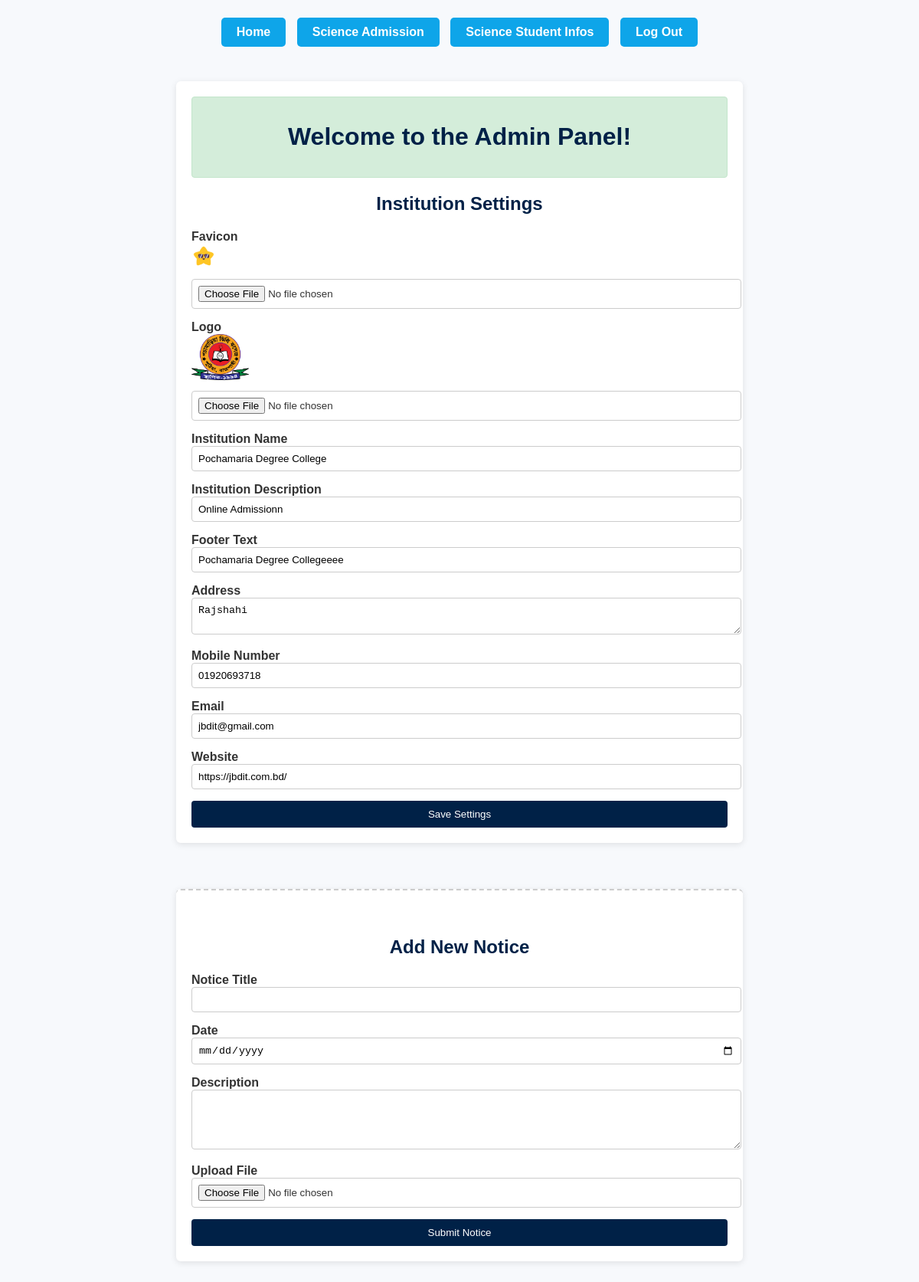
/accounts/profile/ (signed in), run on the app's committed database.
### UserProfiles/models.py (models this page shows, shortened)
class SiteSettings(models.Model):
    favicon = models.ImageField(upload_to='favicon/', blank=True, null=True)
    institution_name = models.CharField(max_length=255)
    institution_description = models.CharField(max_length=255, blank=True, null=True)
    footer = models.CharField(max_length=255, blank=True, null=True)
    logo = models.ImageField(upload_to='logos/', blank=True, null=True)
    address = models.TextField()
    mobile_number = models.CharField(max_length=20)
    email = models.EmailField()
    website = models.URLField(blank=True, null=True)
    class Meta:
        verbose_name = "Site Setting"
        verbose_name_plural = "Site Settings"

### UserProfiles/views.py (the view, shortened to what this page needs)
# urls.py: path('profile/', views.profile, name='profile'),
@login_required
def profile(request):
    context = {}
    if request.user.is_superuser:
        site_instance = SiteSettings.objects.first()
        site_form = SiteSettingsForm(request.POST or None, request.FILES or None, instance=site_instance)
        notice_form = NoticeForm(request.POST or None, request.FILES or None)
        context['site_settings_form'] = site_form
        context['notice_form'] = notice_form
    return render(request, 'profile.html', context)

### UserProfiles/forms.py
class SiteSettingsForm(forms.ModelForm):
    class Meta:
        model = SiteSettings
        fields = '__all__'

class NoticeForm(forms.ModelForm):
    class Meta:
        model = Notice
        fields = ['notice_title', 'date', 'notice_description', 'notice_file']

### UserProfiles/context_processors.py (called while the page is built)
def institution_info(request):
    settings = SiteSettings.objects.first()
    return {
        'site_settings': settings
    }

### UserProfiles/templates/profile.html (shortened to what this page needs)
<!DOCTYPE html>
<html lang="en">
<head>
</head>
<body>
  <br>
  <div class="btn-bar">
    <a class="btn-primary" href="{% url 'home' %}">Home</a>
    <a class="btn-primary" href="{% url 'hsc_science_admission' %}">Science Admission</a>
    <a class="btn-primary" href="{% url 'science_students' %}">Science Student Infos</a>
    <a class="btn-primary" href="{% url 'user_logout' %}">Log Out</a>
  </div>
{% if request.user.is_superuser %}
  <div class="container">
    <div class="alert-success">
      <h1>Welcome to the Admin Panel!</h1>
    </div>
    <h2>Institution Settings</h2>
    <form method="post" enctype="multipart/form-data">
      <div>
  <label for="favicon">Favicon</label><br>
  {% if site_settings_form.instance.favicon %}
    <img src="{{ site_settings_form.instance.favicon.url }}" alt="Current Favicon" height="32" style="margin-bottom: 10px;"><br>
  {% endif %}
  <input type="file" name="favicon" id="favicon">
</div>
<div>
  <label for="logo">Logo</label><br>
  {% if site_settings_form.instance.logo %}
    <img src="{{ site_settings_form.instance.logo.url }}" alt="Current Logo" height="60" style="margin-bottom: 10px;"><br>
  {% endif %}
  <input type="file" name="logo" id="logo">
</div>
      <div>
        <label for="institution_name">Institution Name</label>
        <input type="text" name="institution_name" id="institution_name" value="{{ site_settings_form.instance.institution_name }}">
      </div>
      <div>
        <label for="institution_description">Institution Description</label>
        <input type="text" name="institution_description" id="institution_description" value="{{ site_settings_form.instance.institution_description }}">
      </div>
      <div>
        <label for="footer">Footer Text</label>
        <input type="text" name="footer" id="footer" value="{{ site_settings_form.instance.footer }}">
      </div>
      <div>
        <label for="address">Address</label>
        <textarea name="address" id="address">{{ site_settings_form.instance.address }}</textarea>
      </div>
      <div>
        <label for="mobile_number">Mobile Number</label>
        <input type="text" name="mobile_number" id="mobile_number" value="{{ site_settings_form.instance.mobile_number }}">
      </div>
      <div>
        <label for="email">Email</label>
        <input type="email" name="email" id="email" value="{{ site_settings_form.instance.email }}">
      </div>
      <div>
        <label for="website">Website</label>
        <input type="url" name="website" id="website" value="{{ site_settings_form.instance.website }}">
      </div>
      <button type="submit" name="save_settings">Save Settings</button>
    </form>
  </div>
  <div class="container section-divider">
    <h2>Add New Notice</h2>
    <form method="post" enctype="multipart/form-data">
      <div>
        <label for="notice_title">Notice Title</label>
        <input type="text" name="notice_title" id="notice_title" required>
      </div>
      <div>
        <label for="date">Date</label>
        <input type="date" name="date" id="date">
      </div>
      <div>
        <label for="notice_description">Description</label>
        <textarea name="notice_description" id="notice_description" rows="4"></textarea>
      </div>
      <div>
        <label for="notice_file">Upload File</label>
        <input type="file" name="notice_file" id="notice_file">
      </div>
      <button type="submit" name="add_notice">Submit Notice</button>
    </form>
  </div>
{% endif %}
</body>
</html>

### UserProfiles/templates/profile.html (style rules this page uses)
body { font-family: Arial, sans-serif; background-color: #f7f9fc; color: #333; margin: 0; padding: 0; }
.container { max-width: 700px; margin: 40px auto; padding: 20px; background-color: #fff; border-radius: 6px; box-shadow: 0 2px 8px rgba(0, 0, 0, 0.1); }
h1, h2 { text-align: center; color: #002147; }
.alert-success { background-color: #d4edda; color: #155724; padding: 12px; border-radius: 4px; margin-bottom: 20px; text-align: center; border: 1px solid #c3e6cb; }
form { display: flex; flex-direction: column; gap: 15px; }
label { font-weight: bold; margin-bottom: 5px; }
input[type="text"], input[type="email"], input[type="url"], input[type="file"], input[type="date"], textarea { padding: 8px; width: 100%; border: 1px solid #ccc; border-radius: 4px; }
textarea { resize: vertical; }
button { padding: 10px; background-color: #002147; color: #fff; border: none; border-radius: 4px; cursor: pointer; }
.section-divider { margin-top: 60px; border-top: 2px dashed #ccc; padding-top: 40px; }
.btn-bar { text-align: center; margin-bottom: 30px; }
.btn-bar a { display: inline-block; padding: 10px 20px; margin: 5px; border-radius: 5px; font-weight: bold; text-decoration: none; transition: all 0.3s ease; }
.btn-primary { background-color: #0ea5e9; color: white; }

### data on the page
SiteSettings: instance.favicon (picture), instance.logo (picture), institution_name "Pochamaria Degree College", institution_description "Online Admissionn", footer "Pochamaria Degree Collegeeee", address "Rajshahi", mobile_number "01920693718", email "jbdit@gmail.com", website "https://jbdit.com.bd/"
